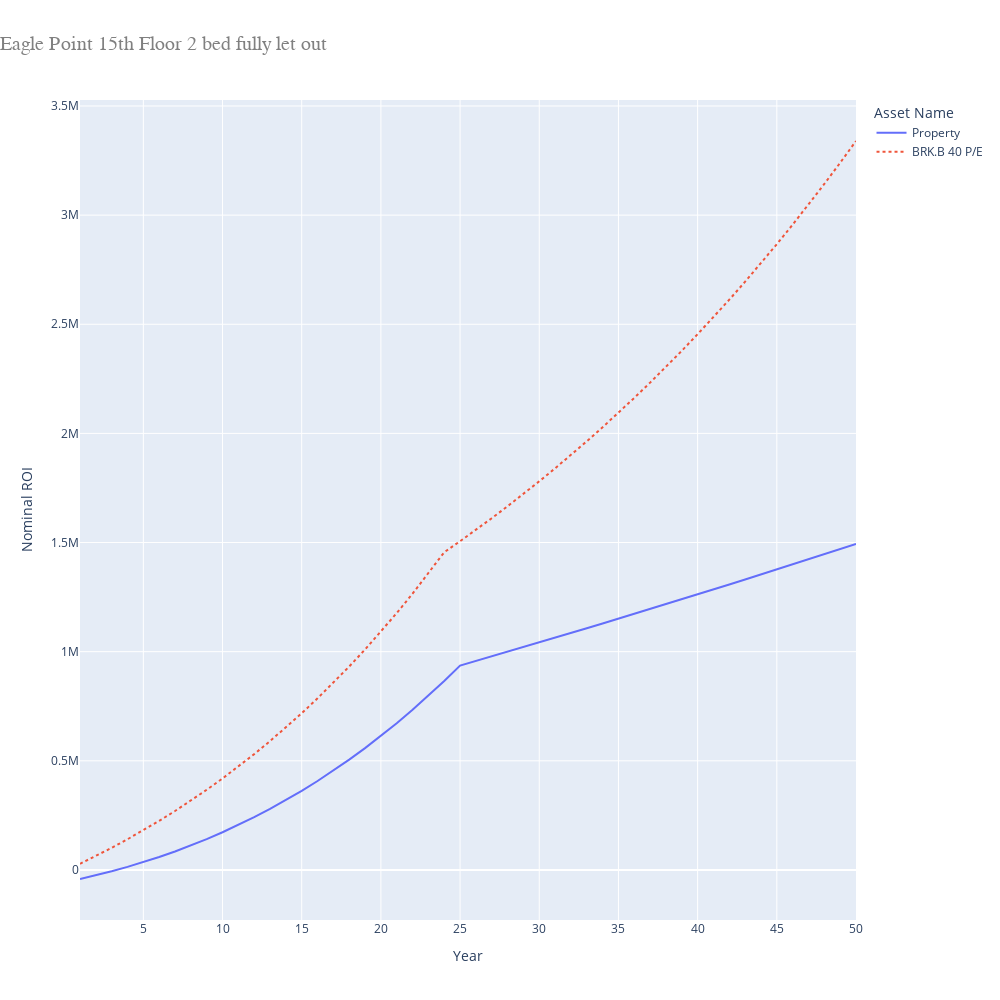

The notebook cell saved with this chart:
### Code cell
# Even here I'd have to live in the property for 4 years for buying it to make sense vs renting it
property_price = 1050000
#repayment_mortgage =  RepaymentMortgage(850000*0.75, 25, fixed_interest_rate,
#                             {1 * 12: 0.1, 2 * 12: 0.1, 3 * 12: 0.1, 4 * 12: 0.1, 5 * 12: 1})

repayment_mortgage =  RepaymentMortgage(property_price*0.85, 25, fixed_interest_rate)

asset_name = "Property"
asset_dictionary[asset_name] = LeaseholdProperty(False, property_price,
                                                                                       monthly_gross_rental=3300,
                                                                                       rental_tax=0.45,
                                                                                       months_occupied_out_of_12=8,
                                                                                       agency_percentage=lixing_agency_percentage,
                                                                                       annual_service_charge=7 * 456,
                                                                                       annual_ground_rent=600,
                                                                                       mortgage = repayment_mortgage)
opportunity_cost_property = asset_dictionary[asset_name]
opportunity_cost_property.will_you_live_in_this = False

yearly_principle_repayments = []
previous_year = opportunity_cost_property.mortgage.total_principle_paid(1)
yearly_principle_repayments.append(previous_year)
for year in range(2, 25):
    current_year = opportunity_cost_property.mortgage.total_principle_paid(year)
    yearly_principle_repayments.append(current_year - previous_year)
    previous_year = current_year
#print(repayment_mortgage.payment_table)
print(yearly_principle_repayments)
asset_dictionary["BRK.B 40 P/E"] = HLStock(opportunity_cost_property.property_value*.25, stock_price_to_earnings, yearly_principle_repayments)
(headers, table, graph_source) = generateHeaderTableAndGraphSource()

fig = px.line(graph_source, 
              x='Year', 
              y='Nominal ROI', 
              color='Asset Name',
              line_dash='Asset Name',
              title='Eagle Point 15th Floor 2 bed fully let out',
              width=1000,
              height=1000)

fig.update_layout(
    title_font_size=20,
    title_font_family='Courier',
    title_font_color='gray',
    title_x=0
)

fig.show()

### Figure 1 — Plotly figure (JSON) as saved in the notebook; plotly's stock layout.template omitted (floating-point values rounded to 4 significant figures)
{"data": [{"hovertemplate": "Asset Name=Property<br>Year=%{x}<br>Nominal ROI=%{y}<extra></extra>", "legendgroup": "Property", "line": {"color": "#636efa", "dash": "solid"}, "marker": {"symbol": "circle"}, "mode": "lines", "name": "Property", "orientation": "v", "showlegend": true, "type": "scatter", "x": [1, 2, 3, 4, 5, 6, 7, 8, 9, 10, 11, 12, 13, 14, 15, 16, 17, 18, 19, 20, 21, 22, 23, 24, 25, 26, 27, 28, 29, 30, 31, 32, 33, 34, 35, 36, 37, 38, 39, 40, 41, 42, 43, 44, 45, 46, 47, 48, 49, 50], "xaxis": "x", "y": [-41610.0, -24440.0, -6123.0, 13890.0, 35650.0, 59220.0, 84650.0, 112000.0, 141300.0, 172700.0, 206200.0, 241800.0, 279700.0, 319900.0, 362400.0, 407400.0, 455000.0, 505100.0, 558000.0, 613600.0, 672000.0, 733400.0, 797900.0, 865500.0, 936300.0, 957300.0, 978500.0, 999700.0, 1021000.0, 1042000.0, 1064000.0, 1086000.0, 1107000.0, 1129000.0, 1151000.0, 1173000.0, 1195000.0, 1218000.0, 1240000.0, 1263000.0, 1285000.0, 1308000.0, 1331000.0, 1354000.0, 1377000.0, 1400000.0, 1423000.0, 1447000.0, 1470000.0, 1494000.0], "yaxis": "y"}, {"hovertemplate": "Asset Name=BRK.B 40 P/E<br>Year=%{x}<br>Nominal ROI=%{y}<extra></extra>", "legendgroup": "BRK.B 40 P/E", "line": {"color": "#EF553B", "dash": "dot"}, "marker": {"symbol": "circle"}, "mode": "lines", "name": "BRK.B 40 P/E", "orientation": "v", "showlegend": true, "type": "scatter", "x": [1, 2, 3, 4, 5, 6, 7, 8, 9, 10, 11, 12, 13, 14, 15, 16, 17, 18, 19, 20, 21, 22, 23, 24, 25, 26, 27, 28, 29, 30, 31, 32, 33, 34, 35, 36, 37, 38, 39, 40, 41, 42, 43, 44, 45, 46, 47, 48, 49, 50], "xaxis": "x", "y": [28050.0, 63740.0, 101200.0, 140400.0, 181600.0, 224800.0, 270000.0, 317400.0, 367100.0, 419100.0, 473500.0, 530500.0, 590200.0, 652600.0, 717800.0, 786100.0, 857500.0, 932100.0, 1010000.0, 1092000.0, 1177000.0, 1266000.0, 1359000.0, 1456000.0, 1506000.0, 1558000.0, 1611000.0, 1666000.0, 1723000.0, 1780000.0, 1840000.0, 1901000.0, 1964000.0, 2028000.0, 2095000.0, 2163000.0, 2233000.0, 2305000.0, 2379000.0, 2455000.0, 2533000.0, 2613000.0, 2695000.0, 2780000.0, 2867000.0, 2956000.0, 3048000.0, 3143000.0, 3240000.0, 3340000.0], "yaxis": "y"}], "layout": {"height": 1000, "legend": {"title": {"text": "Asset Name"}, "tracegroupgap": 0}, "title": {"font": {"color": "gray", "family": "Courier", "size": 20}, "text": "Eagle Point 15th Floor 2 bed fully let out", "x": 0}, "width": 1000, "xaxis": {"anchor": "y", "domain": [0, 1], "title": {"text": "Year"}}, "yaxis": {"anchor": "x", "domain": [0, 1], "title": {"text": "Nominal ROI"}}}}
